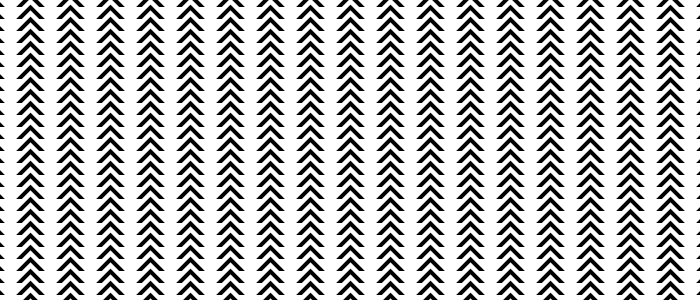
Frame 1 (no input)
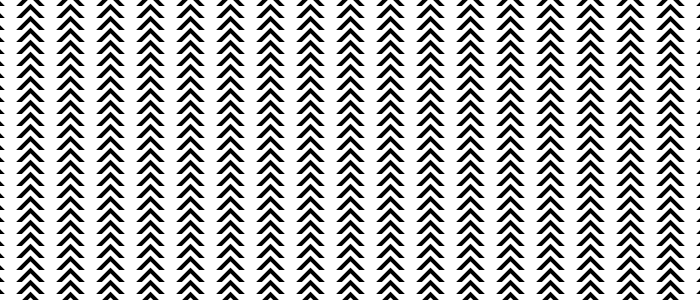
Frame 60 (the mouse pressed at the canvas centre just before this capture)
Frame 120 (the mouse held since frame 60 and released just before this capture): identical to frame 60, image omitted

The Processing sketch that drew these frames (run headless with seeded random() and noise(); from frame 60 on, the mouse is pressed at the canvas centre):

// Processing sketch: processing_2523
// ── processing_2523.pde

/*
 The first Attempt
 May 2009
 jenna@jennaledger.com
 */
  int g;
  
 void setup() {
 
 size(700,300);
 background(0);
 smooth();
 
 };
 
 
 void draw() {
 
 g++;
 
 if (g> 11) 
 {
    g=0;
 }
 
 translate (-10,-30 + g);
 
 background (255);
 for (int k=0; k<height/12 +4; k++){
   
   strokeJoin(MITER);
   strokeWeight(4);
   beginShape();
   
   for (int i =0; i < width/20; i++) {
     vertex (0 +i*40, 0+k*12);
     vertex (20 +i*40, 20 + k*12);
     vertex(40 + i*40, 0 + k*12);
   }
    endShape();
 }
 
 
 
 };
